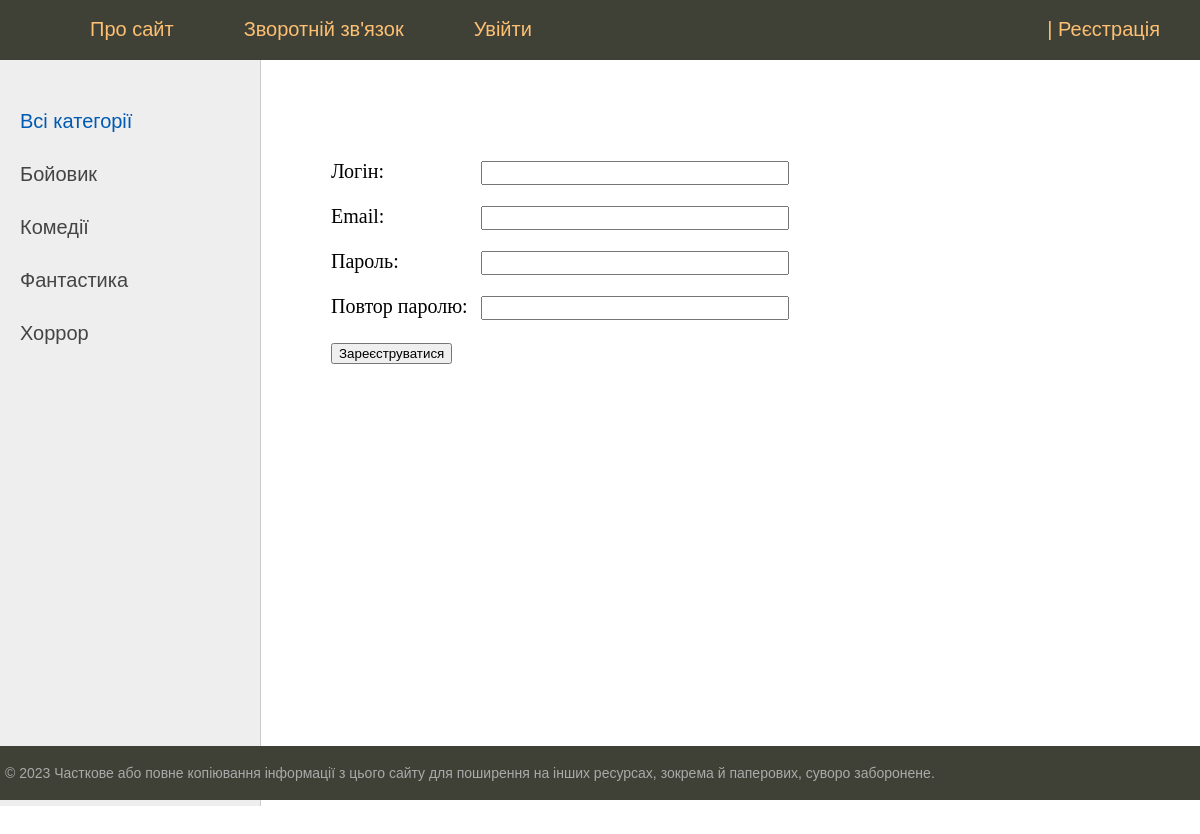
Screenshot of /register/ with the database file from the repository.
### movies/models.py (models this page shows, shortened)
class Category(models.Model):
    name = models.CharField(max_length=100, db_index=True, verbose_name='Категорія')
    slug = models.SlugField(max_length=255, unique=True, db_index=True, verbose_name='URL')
    def get_absolute_url(self):
        return reverse('category', kwargs={'cat_slug': self.slug})
    class Meta:
        verbose_name = 'Категорія'
        verbose_name_plural = 'Категорії'
        ordering = ['id']

### movies/views.py (the view, shortened to what this page needs)
# urls.py: path('register/', RegisterUser.as_view(), name='register'),
class RegisterUser(DataMixin, CreateView):
    form_class = RegisterUserForm
    template_name = 'movies/register.html'
    success_url = reverse_lazy('login')
    def get_context_data(self, *, object_list=None, **kwargs):
        context = super().get_context_data(**kwargs)
        c_def = self.get_user_context(title='Реєстрація')
        context = dict(list(context.items()) + list(c_def.items()))
        return context

### movies/forms.py
class RegisterUserForm(UserCreationForm):
    username = forms.CharField(label='Логін:', widget=forms.TextInput(attrs={'class': 'form-input'}))
    email = forms.CharField(label='Email:', widget=forms.EmailInput(attrs={'class': 'form-input'}))
    password1 = forms.CharField(label='Пароль:', widget=forms.PasswordInput(attrs={'class': 'form-input'}))
    password2 = forms.CharField(label='Повтор паролю:', widget=forms.PasswordInput(attrs={'class': 'form-input'}))
    class Meta:
        model = User
        fields = ('username', 'email', 'password1', 'password2')

### movies/utils.py (called while the page is built)
    def get_user_context(self, **kwargs):
        context = kwargs
        cats = cache.get('cats')
        if not cats:
            cats = Category.objects.annotate(Count('movie'))
            cache.set('cats', cats, 30)
        user_menu = menu.copy()
        if not self.request.user.is_authenticated:
            user_menu.pop(1)
        context['menu'] = user_menu
        context['cats'] = cats
        if 'cat_selected' not in context:
            context['cat_selected'] = 0
        return context

### movies/templates/movies/register.html (shortened to what this page needs)
{% extends 'movies/base.html' %}
{% block content %}
<form method="post">
    {% for f in form %}
    <p><label class="form-label" for="{{ f.id_for_label }}">{{ f.label }}</label>{{f}}</p>
    {% endfor %}
    <button type="submit">Зареєструватися</button>
</form>
{% endblock content%}

### movies/templates/movies/base.html (shortened to what this page needs)
<!DOCTYPE html>
{% load static %}
{% load cache %}
<html>
<head>
    <link type="text/css" href="{% static 'movies/css/styles.css' %}" rel="stylesheet"/>
</head>
<body>
<table class="table-page" border=0 cellpadding="0" cellspacing="0">
    <tr>
        <td valign=top>
            {% block mainmenu %}
            <div class="header">
                <ul id="mainmenu" class="mainmenu">
                    <li class="logo"><a href="/">
                        <div class="logo"></div></a></li>
                    {% for m in menu %}
                    <li><a href="{% url m.url_name %}">{{m.title}}</a></li>
                    {% endfor %}
                        {% if request.user.is_authenticated %}
                        <li class="last">{{user.username}} | <a href="{% url 'logout' %}">Вийти</a></li>
                        {% else %}
                        <li class="last">{{user.username}} | <a href="{% url 'register' %}">Реєстрація</a></li>
                    {% endif %}
                </ul>
            </div>
            {% endblock mainmenu %}
            <table class="table-content" border=0 cellpadding="0" cellspacing="0">
                <tr>
                    <td valign="top" class="left-chapters">
                        <ul id="leftchapters">
                    {% cache 60 sidebar %}
                            {% if cat_selected == 0 %}
                            <li class="selected">Всі категорії</li>
                            {% else %}
                            <li><a href="{% url 'home' %}">Всі категорії</a></li>
                            {% endif %}
                    {% endcache %}
                            {% for c in cats %}
                            {% if c.movie__count > 0 %}
                            {% if c.pk == cat_selected %}
                            <li><a href="selected">{{c.name}}</a></li>
                            {% else %}
                            <li><a href="{{ c.get_absolute_url }}">{{c.name}}</a></li>
                            {% endif %}
                            {% endif %}
                            {% endfor %}
                        </ul>
                    </td>
                    <td valign="top" class="content">
                        <div class="content-text">
                            {% block content %}
                            {% endblock %}
                        </div>
                    </td>
                </tr>
            </table>
        </td>
    </tr>
    <tr>
        <td valign=top>
            <div id="footer">
                <p>&copy; 2023 Часткове або повне копіювання інформації з цього сайту для поширення на інших ресурсах,
                    зокрема й паперових, суворо заборонене.</p>
            </div>
        </td>
    </tr>
</table>
</body>
</html>

### movies/static/movies/css/styles.css (style rules this page uses)
html, body { font-family: 'Arial'; margin: 0; padding: 0; height: 100%; width: 100%; color: #444; }
a { color: #0059b2; text-decoration: none; }
.table-page { width: 100%; height: 100%; vertical-align: top; }
.table-page tr { height: 100%; }
.header { background: #3F4137; height: 60px; }
.logo { background: url('../images/logo_step.png') no-repeat 10px 5px; width: 60px; height: 60px; }
ul.mainmenu { list-style: none; margin: 0; padding: 0; height: 60px; color: #fdc073; font-size: 20px; overflow: hidden; }
ul.mainmenu li { float: left; margin: 18px 40px 0 30px; }
ul.mainmenu li.logo { margin: 0; }
ul.mainmenu li.last { float: right; }
ul.mainmenu li a { color: #fdc073; text-decoration: none; }
.table-content { width: 100%; min-height: 100%; height: 100%; }
.left-chapters { margin: 0; background: #eee; border-right: 1px solid #ccc; min-height: 100%; }
.left-chapters ul { width: 230px; min-height: 100%; margin: 0; padding: 20px 10px 10px 20px; list-style: none; font-size: 20px; }
.left-chapters ul li { margin: 30px 0 0 0; color: #999; }
.left-chapters ul li.selected { color: #0059b2; }
.left-chapters ul li a { color: #444; text-decoration: none; }
.content { padding: 40px 20px 20px 40px; width: 100%; box-sizing: border-box; }
.content-text { margin: 60px 0 0 30px; color: #000; font-size: 20px; font-family: Yandex Sans Display Light; }
#footer { box-sizing: border-box; background: #3F4137; padding: 5px; color: #aaa; font-size: 14px; font-family: Verdana, Geneva, Arial, Helvetica; text-align: left; overflow: hidden; }
.form-input { width: 300px; font-size: 16px; }
.form-label { display: inline-block; min-width: 150px; vertical-align: top; }

### rows the page displays
Category: name "Бойовик"
Category: name "Комедії"
Category: name "Фантастика"
Category: name "Хоррор"

### other values shown
{{ m.title }} "Про сайт" "Зворотній зв'язок" "Увійти"
{{ f.label }} "Логін:" "Email:" "Пароль:" "Повтор паролю:"
